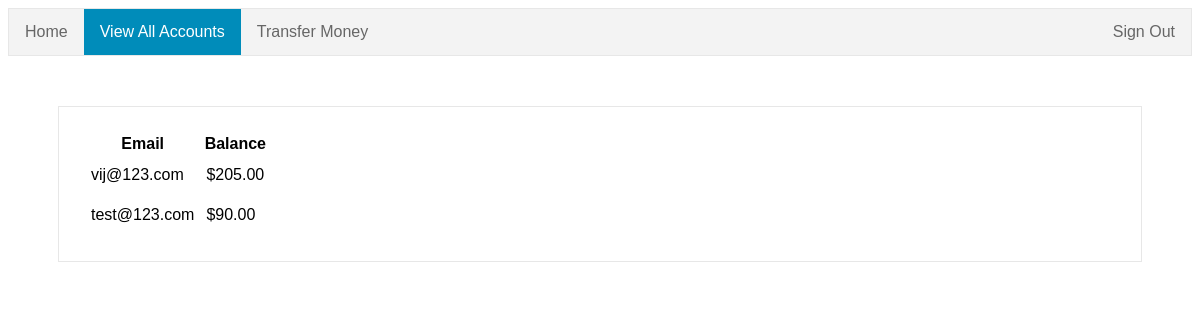
Screenshot of /bank/view_accounts/ (signed in) with the database file from the repository.
### bank/models.py (models this page shows, shortened)
class Accounts(models.Model):
    user = models.OneToOneField(User, on_delete=models.CASCADE)
    balance = models.DecimalField(decimal_places=2, max_digits=20)

### bank/views.py (the view)
@login_required(login_url=LOGIN_URL)
def view_accounts(request):
    accounts = Accounts.objects.exclude(user=request.user)
    return render(request=request, template_name='bank/accounts.html',
                  context={'accounts': accounts})

### bank/templatetags/bank_templatetags.py (called while the page is built)
@register.filter
def prepend_dollars(dollars):
    if dollars:
        dollars = round(float(dollars), 2)
        return "$%s%s" % (intcomma(int(dollars)), ("%0.2f" % dollars)[-3:])
    else:
        return "$%s" % ("%0.2f" % dollars)

### bank/templates/bank/accounts.html
{% load bank_templatetags %}
{% load staticfiles %}
<link rel="stylesheet" type="text/css" href="{% static 'bank/style.css' %}" />
<ul>
    <li><a href="{% url 'bank:homepage' %}">Home</a></li>
    <li><a class="active" href="{% url 'bank:view_accounts' %}">View All Accounts</a></li>
    <li><a href="{% url 'bank:money_transfer' %}">Transfer Money</a></li>
    <li style="float:right"><a href="{% url 'bank:sign_out' %}">Sign Out</a></li>
</ul>
<div id="main">
    <table>
        <tr>
            <th>Email</th>
            <th>Balance</th>
        </tr>
        {% for account in accounts %}
        <tr>
            <td id="user_info">{{account.user.email}}</td>
            <td id="user_info">{{account.balance|prepend_dollars}}</td>
        </tr>
        {% endfor %}
    </table>
</div>

### bank/static/bank/style.css (style rules this page uses)
ul { list-style-type: none; margin: 0; padding: 0; overflow: hidden; background-color: #F3F3F3; font-family: Arial, serif; border: 1px solid #e7e7e7; }
li { float: left; }
li a { display: block; color: #666; text-align: center; padding: 14px 16px; text-decoration: none; }
.active { color: white; background-color: #008CBA; }
#main { margin: 50px; border: 1px solid #e7e7e7; padding: 25px; font-family: Arial, serif; }
#user_info { padding: 10px 5px; }

### rows the page displays
Accounts: user.email "vij@123.com", balance|prepend_dollars "$205.00"
Accounts: user.email "test@123.com", balance|prepend_dollars "$90.00"
